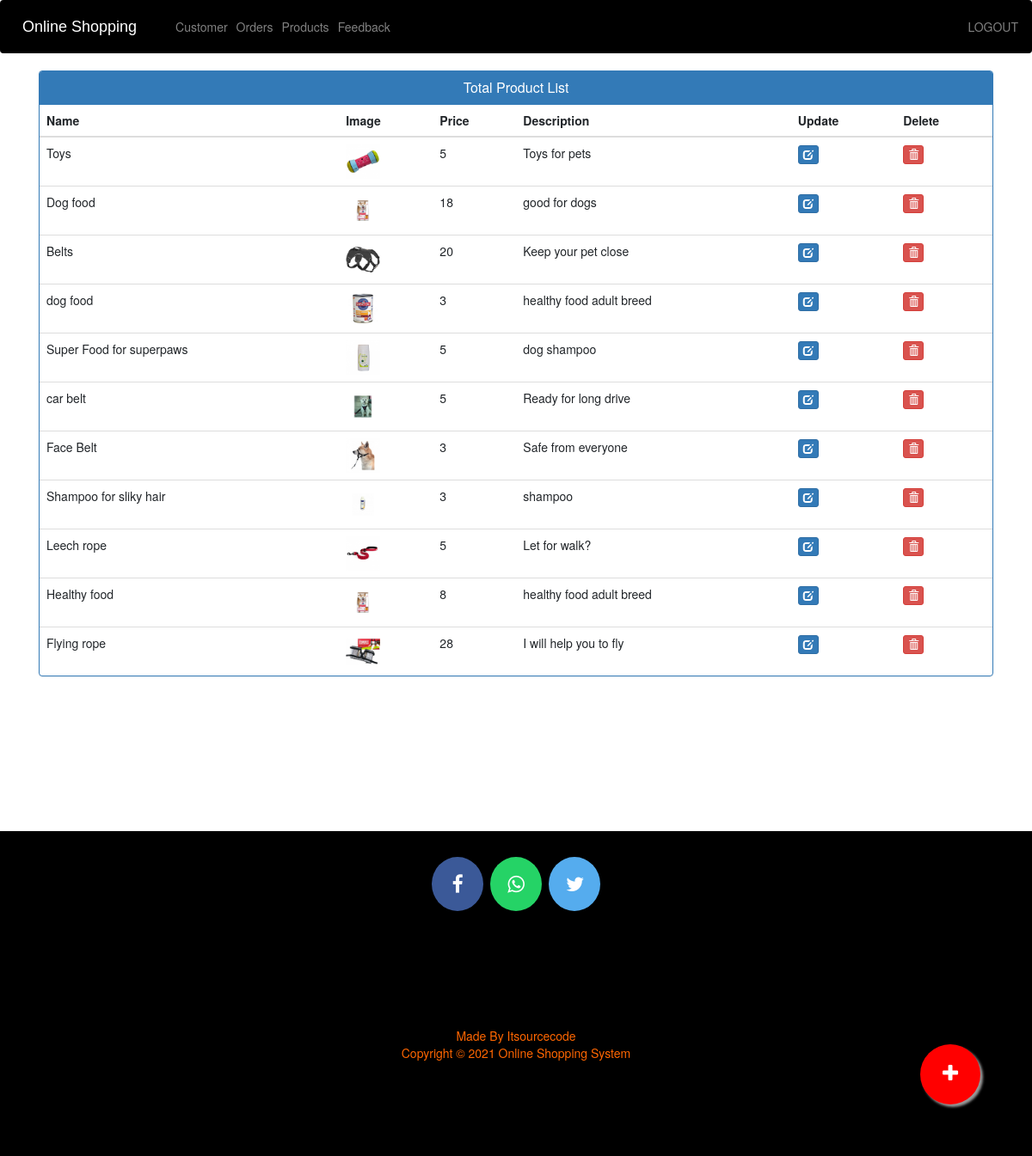
The page /admin-products (signed in) on the database its author committed.
### ecom/models.py (models this page shows, shortened)
class Product(models.Model):
    name=models.CharField(max_length=40)
    product_image= models.ImageField(upload_to='product_image/',null=True,blank=True)
    price = models.PositiveIntegerField()
    description=models.CharField(max_length=40)

### ecom/views.py (the view)
# urls.py: path('admin-products', views.admin_products_view,name='admin-products'),
@login_required(login_url='adminlogin')
def admin_products_view(request):
    products=models.Product.objects.all()
    return render(request,'ecom/admin_products.html',{'products':products})

### templates/ecom/admin_products.html (shortened to what this page needs)
{% extends 'ecom/admin_base.html' %}
{% load static %}
{% block content %}
<head>
  <link href="//netdna.bootstrapcdn.com/bootstrap/3.0.0/css/bootstrap.min.css" rel="stylesheet" id="bootstrap-css">
</head>
<div class="container">
  <div class="panel panel-primary">
    <div class="panel-heading">
      <h6 class="panel-title">Total Product List</h6>
    </div>
    <table class="table table-hover" id="dev-table">
      <thead>
        <tr>
          <th>Name</th>
          <th>Image</th>
          <th>Price</th>
          <th>Description</th>
          <th>Update</th>
          <th>Delete</th>
        </tr>
      </thead>
      {% for p in products %}
  {% if p %}
      <tr>
        <td> {{p.name}}</td>
        <td> <img src="{% static p.product_image.url %}" alt="Profile Pic" height="40px" width="40px" /></td>
        <td>{{p.price}}</td>
        <td>{{p.description}}</td>
        <td><a class="btn btn-primary btn-xs" href="{% url 'update-product' p.id  %}"><span class="glyphicon glyphicon-edit"></span></a></td>
        <td><a class="btn btn-danger btn-xs" href="{% url 'delete-product' p.id  %}"><span class="glyphicon glyphicon-trash"></span></a></td>
      </tr>
      {%else%}
      <br><br><br>
      <h1>no products</h1>
      {% endif %}
      {% endfor %}
    </table>
  </div>
</div>
<a href="/admin-add-product" class="float">
<i class="fa fa-plus my-float"></i>
</a>
{% endblock content %}

### templates/ecom/admin_base.html (style rules this page uses)
.fa { font-size: 23px; width: 60px; text-align: center; text-decoration: none; margin: 5px 2px; border-radius: 50%; }

### templates/ecom/admin_products.html (style rules this page uses)
a:link { text-decoration: none; }
h6 { text-align: center; }
.float { position:fixed; width:70px; height:70px; bottom:60px; right:60px; background-color:red; color:#FFF; border-radius:50px; text-align:center; box-shadow: 3px 3px 3px #999; }
.my-float { margin-top:22px; }

### rows shown on the page
Product: name "Toys", product_image (picture), price "5", description "Toys for pets"
Product: name "Dog food", product_image (picture), price "18", description "good for dogs"
Product: name "Belts", product_image (picture), price "20", description "Keep your pet close"
Product: name "dog food", product_image (picture), price "3", description "healthy food adult breed"
Product: name "Super Food for superpaws", product_image (picture), price "5", description "dog shampoo"
Product: name "car belt", product_image (picture), price "5", description "Ready for long drive"
Product: name "Face Belt", product_image (picture), price "3", description "Safe from everyone"
Product: name "Shampoo for sliky hair", product_image (picture), price "3", description "shampoo"
Product: name "Leech rope", product_image (picture), price "5", description "Let for walk?"
Product: name "Healthy food", product_image (picture), price "8", description "healthy food adult breed"
Product: name "Flying rope", product_image (picture), price "28", description "I will help you to fly"
